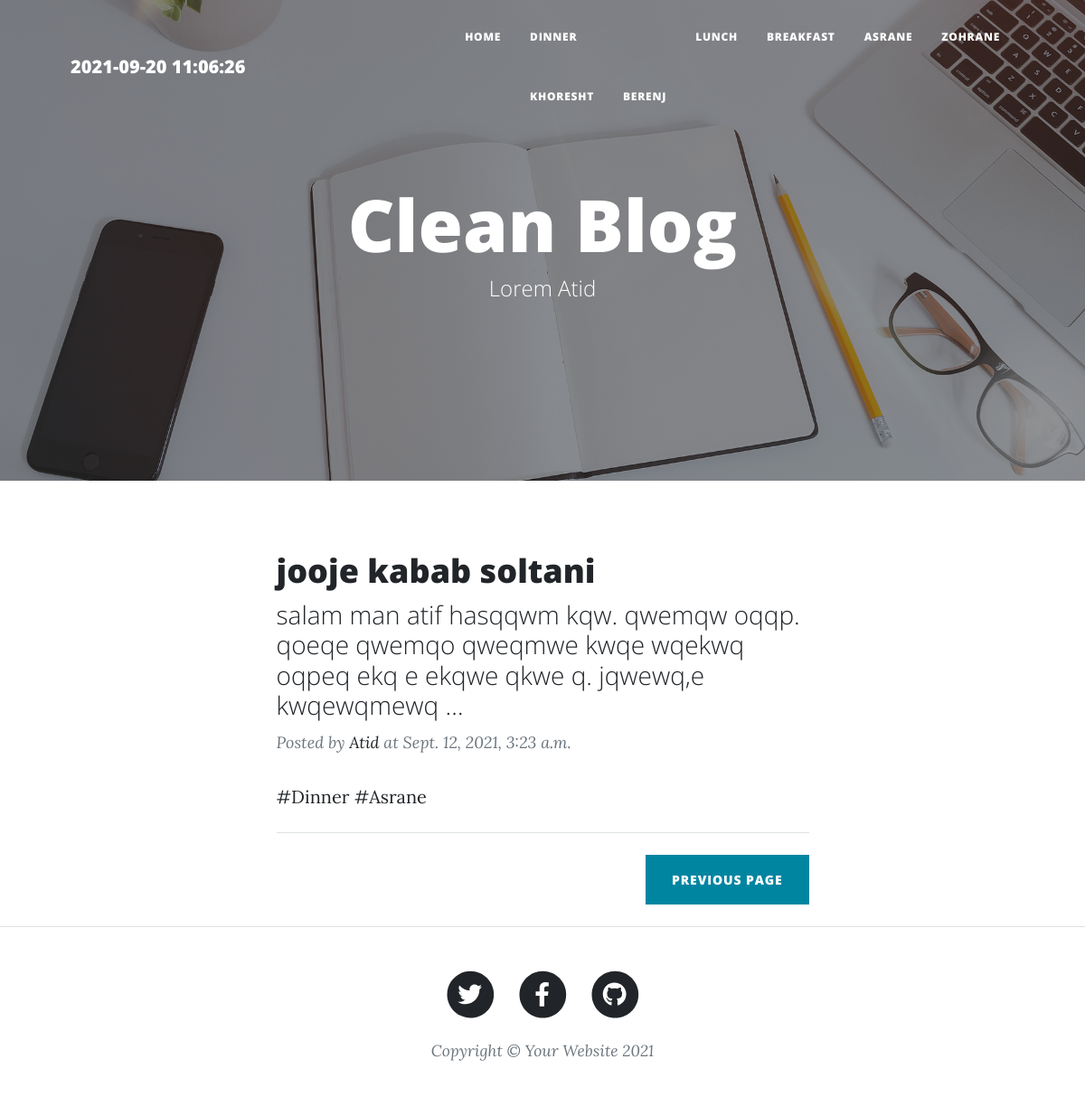
/?page=3, run on the app's committed database.
### food/models.py (models this page shows, shortened)
class category(models.Model):
    parent = models.ForeignKey('self',null=True, default=None, blank=True,  on_delete=models.SET_NULL, related_name='children')
    name = models.CharField(max_length=10)
    theslg = models.SlugField(max_length=10)
    check = models.BooleanField(default=False, verbose_name= 'آیا اجازه دارید؟')
    class Meta:
        verbose_name= 'گروه'
        verbose_name_plural = 'گروه‌ها'
        ordering = ('parent__id',)

class foodArgus(models.Model):
    FOOD_RATE = (
        ('Best', (
        ('1','1'),
        ('2','2'),
        ('3','3'),
         )),
        ('Nice', (
        ('4','4'),
        ('5','5'),
        ))
    )
    USERS = {
        ('Atid','Atid'),
        ('Narges', 'Narges'),
        ('Yasin', 'Yasin'),
        ('Ardalan', 'Ardalan'),
    }
    name = models.CharField(max_length=20)
    slug = models.SlugField(max_length=20)
    desc = models.TextField()
    rate = models.CharField(max_length=1, choices=FOOD_RATE)
    auth = models.CharField(max_length=10, choices=USERS)
    group = models.ManyToManyField(category, related_name='articles')
    date = models.DateTimeField(default=timezone.now)
    pic = models.ImageField(upload_to= 'foodpics/')
    class Meta:
        verbose_name = "غذا"
        verbose_name_plural = "غذاها"
    def showornot(self):
        return self.group.filter(check=True)
    objects = myManagers()

### food/views.py (the view)
# urls.py: 2. Add a URL to urlpatterns:  path('', views.home, name='home')
def home(request):
    content = foodArgus.objects.all()
    p = Paginator(content, 2)
    page = request.GET.get('page')
    pageCont = p.get_page(page)
    context = {
        'foods': pageCont,
        'cat' : category.objects.all()
    }
    return render(request, 'home.html', context)

### food/templatetags/manualTag.py (called while the page is built)
@register.simple_tag
def time():
    return datetime.datetime.now()

### food/templates/home.html (shortened to what this page needs)
    {%extends 'base.html'%}
    {%load static%}
    {%block main%}
     <header class="masthead" style="background-image: url('{% static 'assets/img/home-bg.jpg'%}')">
        <div class="container position-relative px-4 px-lg-5">
            <div class="row gx-4 gx-lg-5 justify-content-center">
                <div class="col-md-10 col-lg-8 col-xl-7">
                    <div class="site-heading">
                        <h1 >Clean Blog</h1>
                        <span class="subheading">Lorem Atid</span>
                    </div>
                </div>
            </div>
        </div>
    </header>
        <div class="container px-4 px-lg-5">
            <div class="row gx-4 gx-lg-5 justify-content-center">
                <div class="col-md-10 col-lg-8 col-xl-7">
                    {%for foods in foods %}
                    <div class="post-preview">
                        <a href="{{foods.slug}}">
                            <h2 class="post-title">{{foods.name}}</h2>
                            <h3 class="post-subtitle">{{foods.desc | truncatewords:20}}</h3>
                        </a>
                        <p class="post-meta">
                            Posted by
                            <a href="#!">{{foods.auth}}</a>
                            at {{foods.date}}
                        </p>
                        <div>
                            {% for cat in foods.showornot.all %}
                            <a href="articles/{{cat.theslg}}">#{{cat.name}}</a>
                            {% endfor %}
                        </div>
                    </div>
                    <hr class="my-4" />
                    {%endfor%}
                    {% if foods.has_previous %}
                    <div class="d-flex justify-content-end mb-4"><a class="btn btn-primary text-uppercase" href="{% url 'blog:home'%}?page={{foods.previous_page_number}}">Previous page</a></div>
                    {%endif%}
                </div>
            </div>
        </div>
        {%endblock%}

### food/templates/base.html (shortened to what this page needs)
{%load static%}
{%load manualTag%}
<!DOCTYPE html>
<html lang="en">
    <head>
        <link href="{% static 'css/styles.css'%}" rel="stylesheet" />
    </head>
    <body>
        <nav class="navbar navbar-expand-lg navbar-light" id="mainNav">
            <div class="container px-4 px-lg-5">
                <a class="navbar-brand" href="admin/">{%time%}</a>
                <div class="collapse navbar-collapse" id="navbarResponsive">
                    <ul class="navbar-nav ms-auto py-4 py-lg-0">
                        <li class="nav-item"><a class="nav-link px-lg-3 py-3 py-lg-4" href="{% url 'blog:home'%}">Home</a></li>
                        {% for categ in cat %}
                            {% if categ.parent == None %}
                        <li class="nav-item">
                            <a class="nav-link px-lg-3 py-3 py-lg-4" href="articles/{{categ.theslg}}">{{categ.name}}</a>
                        {% endif %}
                        {% if categ.children.all %}
                        {% include 'categ_loop.html' %}
                        {% endif %}
                        </li>
                        {% endfor %}
                    </ul>
                </div>
            </div>
        </nav>
        {%block main%}
        {%endblock%}
        <footer class="border-top">
            <div class="container px-4 px-lg-5">
                <div class="row gx-4 gx-lg-5 justify-content-center">
                    <div class="col-md-10 col-lg-8 col-xl-7">
                        <ul class="list-inline text-center">
                            <li class="list-inline-item">
                                <a href="#!">
                                    <span class="fa-stack fa-lg">
                                        <i class="fas fa-circle fa-stack-2x"></i>
                                        <i class="fab fa-twitter fa-stack-1x fa-inverse"></i>
                                    </span>
                                </a>
                            </li>
                            <li class="list-inline-item">
                                <a href="#!">
                                    <span class="fa-stack fa-lg">
                                        <i class="fas fa-circle fa-stack-2x"></i>
                                        <i class="fab fa-facebook-f fa-stack-1x fa-inverse"></i>
                                    </span>
                                </a>
                            </li>
                            <li class="list-inline-item">
                                <a href="#!">
                                    <span class="fa-stack fa-lg">
                                        <i class="fas fa-circle fa-stack-2x"></i>
                                        <i class="fab fa-github fa-stack-1x fa-inverse"></i>
                                    </span>
                                </a>
                            </li>
                        </ul>
                        <div class="small text-center text-muted fst-italic">Copyright &copy; Your Website 2021</div>
                    </div>
                </div>
            </div>
        </footer>
    </body>
</html>

### food/templates/categ_loop.html
<ul class="navbar-nav ms-auto py-4 py-lg-0">
    {% for cut in categ.children.all %}
        <li class="nav-item">
            <a class="nav-link px-lg-3 py-3 py-lg-4" href="#">{{cut.name}}</a>
        </li>
    {% endfor %}
</ul>

### data on the page
category: name "DINNER", name "Dinner"
category: name "KHORESHT"
category: name "BERENJ"
category: name "LUNCH"
category: name "BREAKFAST"
category: name "ASRANE", name "Asrane"
category: name "ZOHRANE"
foodArgus: name "jooje kabab soltani", desc "salam man atif hasqqwm kqw. qwemqw oqqp. qoeqe qwemqo qweqmwe kwqe wqekwq oqpeq ekq e ekqwe qkwe q. jqwewq,e kwqewqmewq …", auth "Atid", date "Sept. 12, 2021, 3:23 a.m."
